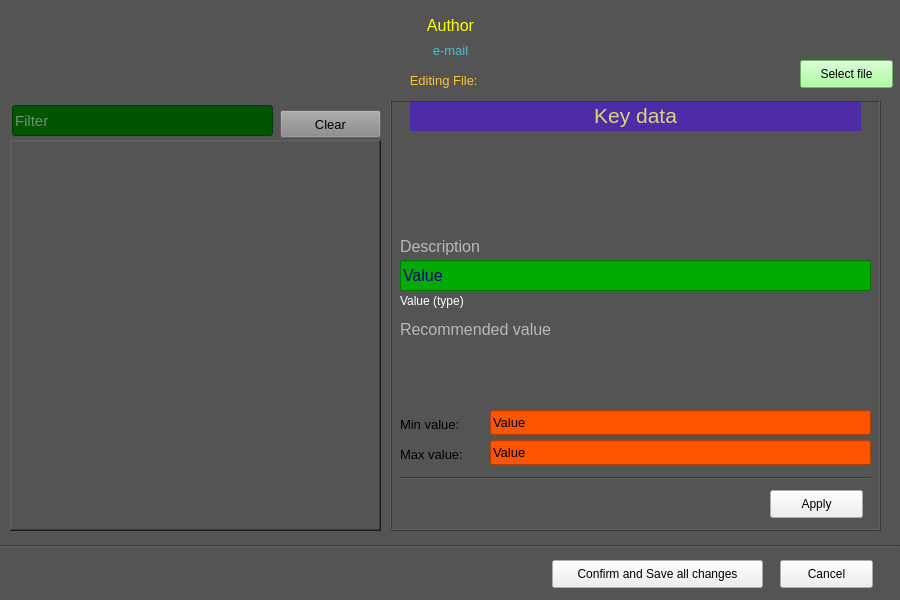
<?xml version="1.0" encoding="UTF-8"?>
<ui version="4.0">
 <class>Dialog</class>
 <widget class="QDialog" name="Dialog">
  <property name="geometry">
   <rect>
    <x>0</x>
    <y>0</y>
    <width>900</width>
    <height>600</height>
   </rect>
  </property>
  <property name="windowTitle">
   <string>Settings viewer</string>
  </property>
  <property name="styleSheet">
   <string notr="true">background-color: rgb(84, 84, 84);</string>
  </property>
  <widget class="QLabel" name="lbl_author">
   <property name="geometry">
    <rect>
     <x>10</x>
     <y>10</y>
     <width>881</width>
     <height>31</height>
    </rect>
   </property>
   <property name="font">
    <font>
     <pointsize>12</pointsize>
    </font>
   </property>
   <property name="styleSheet">
    <string notr="true">color: rgb(255, 255, 0);</string>
   </property>
   <property name="text">
    <string>Author</string>
   </property>
   <property name="alignment">
    <set>Qt::AlignCenter</set>
   </property>
   <property name="textInteractionFlags">
    <set>Qt::LinksAccessibleByMouse|Qt::TextSelectableByKeyboard|Qt::TextSelectableByMouse</set>
   </property>
  </widget>
  <widget class="QLabel" name="lbl_e_mail">
   <property name="geometry">
    <rect>
     <x>10</x>
     <y>40</y>
     <width>881</width>
     <height>21</height>
    </rect>
   </property>
   <property name="font">
    <font>
     <pointsize>10</pointsize>
    </font>
   </property>
   <property name="styleSheet">
    <string notr="true">color: rgb(65, 197, 197)</string>
   </property>
   <property name="text">
    <string>e-mail</string>
   </property>
   <property name="alignment">
    <set>Qt::AlignCenter</set>
   </property>
   <property name="openExternalLinks">
    <bool>true</bool>
   </property>
   <property name="textInteractionFlags">
    <set>Qt::LinksAccessibleByMouse|Qt::TextSelectableByKeyboard|Qt::TextSelectableByMouse</set>
   </property>
  </widget>
  <widget class="QListWidget" name="lst_keys">
   <property name="geometry">
    <rect>
     <x>10</x>
     <y>140</y>
     <width>371</width>
     <height>391</height>
    </rect>
   </property>
   <property name="font">
    <font>
     <pointsize>12</pointsize>
    </font>
   </property>
   <property name="toolTip">
    <string/>
   </property>
   <property name="styleSheet">
    <string notr="true">color: rgb(0, 0, 127);</string>
   </property>
   <property name="frameShape">
    <enum>QFrame::WinPanel</enum>
   </property>
   <property name="frameShadow">
    <enum>QFrame::Raised</enum>
   </property>
   <property name="editTriggers">
    <set>QAbstractItemView::NoEditTriggers</set>
   </property>
   <property name="wordWrap">
    <bool>true</bool>
   </property>
  </widget>
  <widget class="Line" name="line">
   <property name="geometry">
    <rect>
     <x>0</x>
     <y>545</y>
     <width>900</width>
     <height>3</height>
    </rect>
   </property>
   <property name="orientation">
    <enum>Qt::Horizontal</enum>
   </property>
  </widget>
  <widget class="QPushButton" name="btn_save_all">
   <property name="geometry">
    <rect>
     <x>552</x>
     <y>560</y>
     <width>211</width>
     <height>28</height>
    </rect>
   </property>
   <property name="styleSheet">
    <string notr="true">background-color: light grey;</string>
   </property>
   <property name="text">
    <string>Confirm and Save all changes</string>
   </property>
   <property name="autoDefault">
    <bool>false</bool>
   </property>
  </widget>
  <widget class="QPushButton" name="btn_cancel">
   <property name="geometry">
    <rect>
     <x>780</x>
     <y>560</y>
     <width>93</width>
     <height>28</height>
    </rect>
   </property>
   <property name="styleSheet">
    <string notr="true">background-color: light grey;</string>
   </property>
   <property name="text">
    <string>Cancel</string>
   </property>
   <property name="autoDefault">
    <bool>false</bool>
   </property>
  </widget>
  <widget class="QFrame" name="frm_item">
   <property name="geometry">
    <rect>
     <x>390</x>
     <y>100</y>
     <width>491</width>
     <height>431</height>
    </rect>
   </property>
   <property name="frameShape">
    <enum>QFrame::Box</enum>
   </property>
   <property name="frameShadow">
    <enum>QFrame::Raised</enum>
   </property>
   <widget class="QLabel" name="lbl_description">
    <property name="geometry">
     <rect>
      <x>10</x>
      <y>5</y>
      <width>471</width>
      <height>151</height>
     </rect>
    </property>
    <property name="font">
     <font>
      <pointsize>12</pointsize>
     </font>
    </property>
    <property name="styleSheet">
     <string notr="true">color: rgb(184, 184, 184);</string>
    </property>
    <property name="text">
     <string>Description</string>
    </property>
    <property name="alignment">
     <set>Qt::AlignBottom|Qt::AlignLeading|Qt::AlignLeft</set>
    </property>
    <property name="wordWrap">
     <bool>true</bool>
    </property>
    <property name="textInteractionFlags">
     <set>Qt::LinksAccessibleByMouse|Qt::TextSelectableByKeyboard|Qt::TextSelectableByMouse</set>
    </property>
   </widget>
   <widget class="QLabel" name="lbl_value">
    <property name="geometry">
     <rect>
      <x>10</x>
      <y>190</y>
      <width>471</width>
      <height>21</height>
     </rect>
    </property>
    <property name="font">
     <font>
      <pointsize>9</pointsize>
     </font>
    </property>
    <property name="styleSheet">
     <string notr="true">color: rgb(255, 255, 255);</string>
    </property>
    <property name="text">
     <string>Value (type)</string>
    </property>
    <property name="alignment">
     <set>Qt::AlignLeading|Qt::AlignLeft|Qt::AlignVCenter</set>
    </property>
   </widget>
   <widget class="QLabel" name="label_2">
    <property name="geometry">
     <rect>
      <x>10</x>
      <y>344</y>
      <width>91</width>
      <height>21</height>
     </rect>
    </property>
    <property name="font">
     <font>
      <pointsize>10</pointsize>
     </font>
    </property>
    <property name="text">
     <string>Max value:</string>
    </property>
   </widget>
   <widget class="QLabel" name="label_3">
    <property name="geometry">
     <rect>
      <x>10</x>
      <y>314</y>
      <width>91</width>
      <height>21</height>
     </rect>
    </property>
    <property name="font">
     <font>
      <pointsize>10</pointsize>
     </font>
    </property>
    <property name="text">
     <string>Min value:</string>
    </property>
   </widget>
   <widget class="QLabel" name="lbl_recommended">
    <property name="geometry">
     <rect>
      <x>10</x>
      <y>220</y>
      <width>471</width>
      <height>81</height>
     </rect>
    </property>
    <property name="font">
     <font>
      <pointsize>12</pointsize>
     </font>
    </property>
    <property name="styleSheet">
     <string notr="true">color: rgb(184, 184, 184);</string>
    </property>
    <property name="text">
     <string>Recommended value</string>
    </property>
    <property name="alignment">
     <set>Qt::AlignLeading|Qt::AlignLeft|Qt::AlignTop</set>
    </property>
    <property name="wordWrap">
     <bool>true</bool>
    </property>
    <property name="textInteractionFlags">
     <set>Qt::LinksAccessibleByMouse|Qt::TextSelectableByKeyboard|Qt::TextSelectableByMouse</set>
    </property>
   </widget>
   <widget class="QLineEdit" name="txt_value">
    <property name="geometry">
     <rect>
      <x>10</x>
      <y>160</y>
      <width>471</width>
      <height>31</height>
     </rect>
    </property>
    <property name="font">
     <font>
      <pointsize>12</pointsize>
     </font>
    </property>
    <property name="styleSheet">
     <string notr="true">background-color: rgb(0, 170, 0);
color: rgb(0, 0, 127);</string>
    </property>
    <property name="text">
     <string>Value</string>
    </property>
   </widget>
   <widget class="QLineEdit" name="txt_max">
    <property name="geometry">
     <rect>
      <x>100</x>
      <y>340</y>
      <width>381</width>
      <height>25</height>
     </rect>
    </property>
    <property name="font">
     <font>
      <pointsize>10</pointsize>
     </font>
    </property>
    <property name="styleSheet">
     <string notr="true">color: rgb(0, 0, 0);
background-color: rgb(255, 85, 0);</string>
    </property>
    <property name="text">
     <string>Value</string>
    </property>
   </widget>
   <widget class="QLineEdit" name="txt_min">
    <property name="geometry">
     <rect>
      <x>100</x>
      <y>310</y>
      <width>381</width>
      <height>25</height>
     </rect>
    </property>
    <property name="font">
     <font>
      <pointsize>10</pointsize>
     </font>
    </property>
    <property name="styleSheet">
     <string notr="true">color: rgb(0, 0, 0);
background-color: rgb(255, 85, 0);</string>
    </property>
    <property name="text">
     <string>Value</string>
    </property>
   </widget>
   <widget class="QLabel" name="lbl_key">
    <property name="geometry">
     <rect>
      <x>20</x>
      <y>0</y>
      <width>451</width>
      <height>31</height>
     </rect>
    </property>
    <property name="font">
     <font>
      <pointsize>16</pointsize>
     </font>
    </property>
    <property name="styleSheet">
     <string notr="true">background-color: rgba(73, 2, 255, 124);
color: rgb(215, 215, 123);</string>
    </property>
    <property name="text">
     <string>Key data</string>
    </property>
    <property name="alignment">
     <set>Qt::AlignCenter</set>
    </property>
   </widget>
   <widget class="Line" name="line_2">
    <property name="geometry">
     <rect>
      <x>10</x>
      <y>370</y>
      <width>471</width>
      <height>16</height>
     </rect>
    </property>
    <property name="orientation">
     <enum>Qt::Horizontal</enum>
    </property>
   </widget>
   <widget class="QPushButton" name="btn_apply">
    <property name="geometry">
     <rect>
      <x>380</x>
      <y>390</y>
      <width>93</width>
      <height>28</height>
     </rect>
    </property>
    <property name="styleSheet">
     <string notr="true">background-color: light grey;</string>
    </property>
    <property name="text">
     <string>Apply</string>
    </property>
    <property name="autoDefault">
     <bool>false</bool>
    </property>
   </widget>
   <widget class="QLabel" name="lbl_error">
    <property name="geometry">
     <rect>
      <x>10</x>
      <y>390</y>
      <width>351</width>
      <height>31</height>
     </rect>
    </property>
    <property name="font">
     <font>
      <pointsize>12</pointsize>
      <weight>75</weight>
      <bold>true</bold>
     </font>
    </property>
    <property name="styleSheet">
     <string notr="true">color: rgb(255, 0, 0);</string>
    </property>
    <property name="text">
     <string/>
    </property>
    <property name="alignment">
     <set>Qt::AlignCenter</set>
    </property>
   </widget>
   <widget class="QLabel" name="lbl_error_2">
    <property name="geometry">
     <rect>
      <x>10</x>
      <y>380</y>
      <width>351</width>
      <height>41</height>
     </rect>
    </property>
    <property name="font">
     <font>
      <pointsize>10</pointsize>
     </font>
    </property>
    <property name="styleSheet">
     <string notr="true">background-color: rgba(84, 84, 84, 0);
color: rgb(0, 200, 0);</string>
    </property>
    <property name="text">
     <string/>
    </property>
    <property name="alignment">
     <set>Qt::AlignCenter</set>
    </property>
   </widget>
  </widget>
  <widget class="QLabel" name="lbl_file">
   <property name="geometry">
    <rect>
     <x>0</x>
     <y>60</y>
     <width>891</width>
     <height>41</height>
    </rect>
   </property>
   <property name="font">
    <font>
     <pointsize>10</pointsize>
    </font>
   </property>
   <property name="styleSheet">
    <string notr="true">color: rgb(255, 195, 53)</string>
   </property>
   <property name="text">
    <string>Editing File: </string>
   </property>
   <property name="alignment">
    <set>Qt::AlignCenter</set>
   </property>
   <property name="openExternalLinks">
    <bool>true</bool>
   </property>
   <property name="textInteractionFlags">
    <set>Qt::LinksAccessibleByMouse|Qt::TextSelectableByKeyboard|Qt::TextSelectableByMouse</set>
   </property>
  </widget>
  <widget class="QPushButton" name="btn_file">
   <property name="geometry">
    <rect>
     <x>800</x>
     <y>60</y>
     <width>93</width>
     <height>28</height>
    </rect>
   </property>
   <property name="styleSheet">
    <string notr="true">background-color: rgb(147, 255, 135);</string>
   </property>
   <property name="text">
    <string>Select file</string>
   </property>
   <property name="autoDefault">
    <bool>false</bool>
   </property>
  </widget>
  <widget class="QLineEdit" name="txt_filter">
   <property name="geometry">
    <rect>
     <x>12</x>
     <y>105</y>
     <width>261</width>
     <height>31</height>
    </rect>
   </property>
   <property name="font">
    <font>
     <pointsize>11</pointsize>
    </font>
   </property>
   <property name="styleSheet">
    <string notr="true">background-color: rgb(0, 85, 0);
color: rgb(214, 214, 214);</string>
   </property>
   <property name="placeholderText">
    <string>Filter</string>
   </property>
  </widget>
  <widget class="QPushButton" name="btn_filter">
   <property name="geometry">
    <rect>
     <x>280</x>
     <y>110</y>
     <width>101</width>
     <height>28</height>
    </rect>
   </property>
   <property name="font">
    <font>
     <pointsize>10</pointsize>
    </font>
   </property>
   <property name="styleSheet">
    <string notr="true">background-color: rgb(136, 136, 136);
color: rgb(0, 0, 0);</string>
   </property>
   <property name="text">
    <string>Clear</string>
   </property>
   <property name="autoDefault">
    <bool>false</bool>
   </property>
  </widget>
 </widget>
 <resources/>
 <connections/>
</ui>
